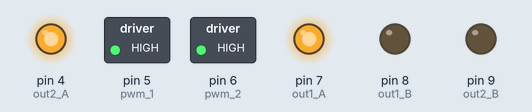
This sketch was run on a simulated Arduino Uno, built with avr-gcc and run on an emulated ATmega328P. Shown: switched loads named in the sketch (green lamp = pin HIGH), output pins drawn as LEDs (lit = HIGH). What the sketch prints to the serial monitor is not drawn.

Above: at 0.1 s.
At 10.1 s:
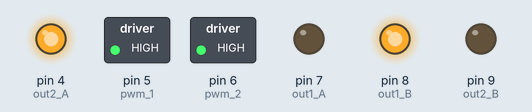
At 15.1 s:
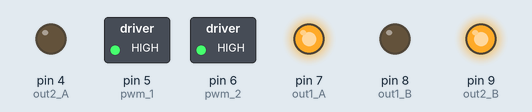
At 25.1 s:
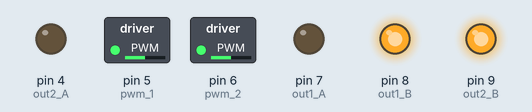
At 38.1 s:
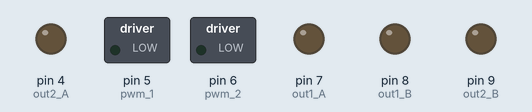
Timing chart, 0 to 39.6 s (numbered marks = the images above):
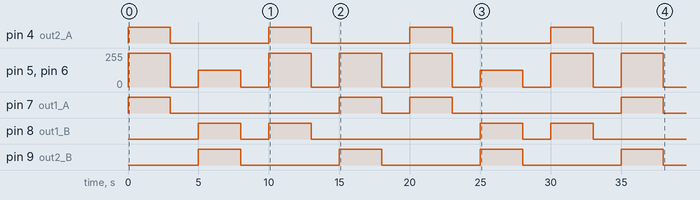

The sketch:

SparkFun_MonsterMoto_Custom.ino
```cpp
/*
 * DESCRIPTION:
 * This sketch provides simple motor control for a two-motor robot chassis.
 *
 * FUNTIONALITY:
 * Individual functions are provided for basic movement:
 * FORWARD, BACKWARD, TURN_LEFT, TURN_RIGHT
 *
 * HARDWARE:
 * Arudino Uno
 * SparkFun Monster Moto Shield
 *
 * REFERENCE:
 * https://www.sparkfun.com/products/retired/10182
 *
 * IMPORTANT:
 * Make sure the pin assignments are as follows:
 * out1_A = 7, out1_B = 8, out2_A = 4, out2_B = 9
 * Otherwise the wheel rotation directions may not work as expected.
 */
 int out1_A = 7;
 int out1_B = 8;
 int out2_A = 4;
 int out2_B = 9;
 int pwm_1 = 5; //pins 5 and 6 have the highest pwm frequency on the Uno (980Hz)
 int pwm_2 = 6;
 int cs_1 = 2; //current sensing pins
 int cs_2 = 3;


void setup(){
  Serial.begin(9600);
  Serial.println("SparkFun MonsterMoto Test!");

  pinMode(out1_A, OUTPUT);
  pinMode(out1_B, OUTPUT);
  pinMode(out2_A, OUTPUT);
  pinMode(out2_B, OUTPUT);
  pinMode(pwm_1, OUTPUT);
  pinMode(pwm_2, OUTPUT);

  //initialize braked
  digitalWrite(out1_A, LOW);
  digitalWrite(out1_B, LOW);
  digitalWrite(out2_A, LOW);
  digitalWrite(out2_B, LOW);
}

 void loop() {
  moveForward(255); //enter pwm value between 0 and 255
  delay(3000);
  motorsOff();
  delay(2000);
  moveBackward(127);
  delay(3000);
  motorsOff();
  delay(2000);
  turnLeft(255, 255); //turnLeft(leftmotor-out1, rightmotor-out2)
  delay(3000);
  motorsOff();
  delay(2000);
  turnRight(255, 255);  //turnRight(leftmotor-out1, rightmotor-out2)
  delay(3000);
  motorsOff();
  delay(2000);
 }

 void moveBackward(int new_pwm) {
  analogWrite(pwm_1, new_pwm);
  analogWrite(pwm_2, new_pwm);
  digitalWrite(out1_A, LOW);
  digitalWrite(out1_B, HIGH);
  digitalWrite(out2_A, LOW);
  digitalWrite(out2_B, HIGH);
 }

 void moveForward(int new_pwm) {
  analogWrite(pwm_1, new_pwm);
  analogWrite(pwm_2, new_pwm);
  digitalWrite(out1_A, HIGH);
  digitalWrite(out1_B, LOW);
  digitalWrite(out2_A, HIGH);
  digitalWrite(out2_B, LOW);
 }

 void turnLeft(int left_pwm, int right_pwm) {
  analogWrite(pwm_1, left_pwm);
  analogWrite(pwm_2, right_pwm);
  digitalWrite(out1_A, LOW);
  digitalWrite(out1_B, HIGH);
  digitalWrite(out2_A, HIGH);
  digitalWrite(out2_B, LOW);
 }

 void turnRight(int left_pwm, int right_pwm) {
  analogWrite(pwm_1, left_pwm);
  analogWrite(pwm_2, right_pwm);
  digitalWrite(out1_A, HIGH);
  digitalWrite(out1_B, LOW);
  digitalWrite(out2_A, LOW);
  digitalWrite(out2_B, HIGH);
 }

 void motorsOff() {
  digitalWrite(out1_A, LOW);
  digitalWrite(out1_B, LOW);
  digitalWrite(out2_A, LOW);
  digitalWrite(out2_B, LOW);
  analogWrite(pwm_1, LOW);
  analogWrite(pwm_2, LOW);
 }
```

Measured:
- by itself, pin 4 (out2_A), pin 9 (out2_B): alternates HIGH for 3.0 s and LOW for 7.0 s
- by itself, pin 7 (out1_A): LOW → HIGH at 0.00 s, → LOW 3.0 s later, → HIGH 12.0 s later, → LOW 3.0 s later, … (8 changes in this stretch)
- by itself, pin 8 (out1_B): LOW → HIGH at 5.0 s, → LOW 3.0 s later, → HIGH 2.0 s later, → LOW 3.0 s later, … (8 changes in this stretch)
- by itself, pin 5 (pwm_1), pin 6 (pwm_2): 0/255 → 255/255 at 0.00 s, → 0/255 3.0 s later, → 127/255 2.0 s later, → 0/255 3.0 s later, … (16 changes in this stretch)
